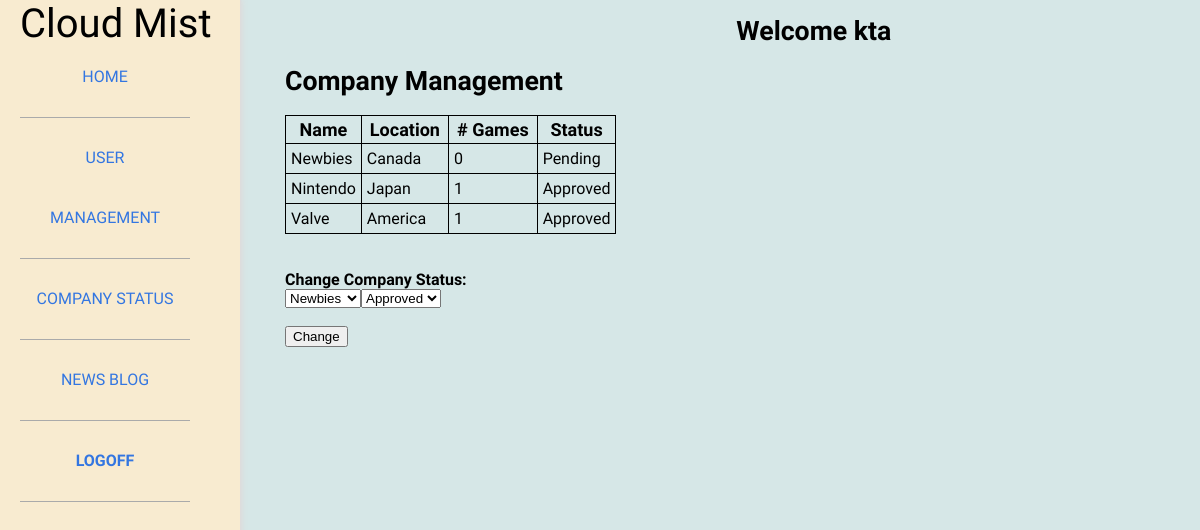
Screenshot of /CloudMistWeb/admin-frontend/admin_company.php (signed in) with the database file from the repository.
### tables this page shows
CREATE TABLE company (	c_name VARCHAR(30) NOT NULL,
						password VARCHAR(20) NOT NULL,
						location VARCHAR(30),
						a_user VARCHAR(20),
						status VARCHAR(10) NOT NULL,
						PRIMARY KEY (c_name),
						FOREIGN KEY (a_user) REFERENCES admins (a_user)
					 );

### CloudMistWeb/admin-frontend/admin_company.php (the view, shortened to what this page needs)
<?php
    function getList(){
        require '../backend/connect.php';
        $comp_list_q = "SELECT c_name, location, status "
                . "FROM company ";
        $companies = mysqli_query($conn, $comp_list_q);
        $num_games_q = "SELECT c_name, COUNT(*) "
                . "FROM GAME "
                . "GROUP BY c_name";
        $num_games = mysqli_query($conn, $num_games_q);
        if($companies -> num_rows > 0) {
            echo '<table class="admin-table"><tr>'
                    . '<th>Name</th>'
                    . '<th>Location</th>'
                    . '<th># Games</th>'
                    . '<th>Status</th>'
                . '</tr>';
            while($row = $companies -> fetch_assoc()) {
                $num = 0;
                while ($row2 = $num_games -> fetch_assoc()) {
                    if ($row2["c_name"] == $row["c_name"]) {
                        $num = $row2["COUNT(*)"];
                        break;
                    }
                }
                mysqli_data_seek($num_games, 0);
                echo "<tr><td>".$row["c_name"]."</td>"
                       . "<td>".$row["location"]."</td>"
                       . "<td>".$num."</td>"
                       . "<td>".$row["status"]."</td>";
            }
            echo "</table><br><br>";
            echo "<h3>Change Company Status: </h3>"
            . "<form method='post' action='admin_company.php'>"
            . "<select class='form-field' name='c_name'>";
            mysqli_data_seek($companies, 0);
            while ($row = $companies -> fetch_assoc()) {
                printf("<option value=%s> %s </option>", $row['c_name'], $row['c_name']);
            }
            echo "</select>";
            echo "<select class='form-field' name='status'>"
            . "<option value='Approved'>Approved</option>"
            . "<option value='Banned'>Banned</option>"
            . "</select><br><br>"
            . "<input class='form-field' type='submit' value='Change'>"
            . "</form>";
        }
        else {
            echo "There are no companies registered!";
        }
    }
?>
<!DOCTYPE html>
<html>
<head>
    <link rel="stylesheet" href="../css/stylesheet.css">
    <link rel="stylesheet" href="../css/adminstyle.css">
</head>
<body>
    <div id="sidebar">
        <div class="logo_title">Cloud Mist</div>
        <ul id="sideButton">
            <a href="admin_profile.php"><li>HOME</li></a>
            <a href="admin_user.php"><li>USER MANAGEMENT</li></a>
            <a href="admin_company.php"><li>COMPANY STATUS</li></a>
            <a href="admin_blog.php"><li>NEWS BLOG</li></a>
            <a href="admin_login.php" onclick="logoffjs()"><li id="logoff">LOGOFF</li></a>
        </ul>
    </div>
    <div class="container">
        <div class="header">
            <h1 class="username">Welcome <?php printf($_SESSION['a_user']); ?></h1>
        </div>
        <div id="content">
            <h1>Company Management</h1>
            <?php getList();
            ?>
        </div>
    </div>
</body>
</html>

### CloudMistWeb/css/stylesheet.css (style rules this page uses)
* { border-collapse:collapse; }
h1 { font-size: 20pt; font-family: 'PT Sans', sans-serif; color:#000; }
h3 { font-size: 12pt; font-family: 'PT Sans', sans-serif; color:#000; margin: 0; }
body { background: #ffffff; background: -moz-linear-gradient(left, #ffffff 0%, #ffffff 38%, #edf7f6 100%); background: -webkit-gradient(linear, left top, right top, color-stop(0%,#ffffff), color-stop(38%,#ffffff), color-stop(100%,#edf7f6)); background: -webkit-linear-gradient(left, #ffffff 0%,#ffffff 38%,#edf7f6 100%); background: -o-linear-gradient(left, #ffffff 0%,#ffffff 38%,#edf7f6 100%); background: -ms-linear-gradient(left, #ffffff 0%,#ffffff 38%,#edf7f6 100%); background: linear-gradient(to right, #ffffff 0%,#ffffff 38%,#edf7f6 100%); filter: progid:DXImageTransform.Microsoft.gradient( startColorstr='#ffffff', endColorstr='#edf7f6',GradientType=1 ); margin: auto; width: 70%; }
.logo_title { font-family: 'PT Sans', sans-serif; font-size: 40px; color:#000; width: 100%; float:left; }
.username { padding-top: 15px; color:#000; width: 65%; margin:auto; text-align: right; }
a { font-size:12pt; color:#3376E1; text-decoration:none; }
#content { display: inline-block; position: relative; width: 100%; }
#sidebar { position: fixed; top:0; bottom:0; left:0; width: 200px; height:800px; background-color:#fff; background-size:fill; padding: 0 20px 20px 20px; margin-right: 20px; border-right: 1px #ddd solid; box-shadow: 1px 0px 5px 1px #ddd; //height: 400px; }
#sidebar ul { padding: 0; margin: 0; }
#sideButton li { list-style-type: none; padding: 10px; margin: 0; font-family: 'PT Sans', sans-serif; border-bottom: 1px solid #aaa; }
#sideButton li { list-style: none; text-align: center; width: 150px; line-height: 60px; }
.container { position: relative; padding: 0 0 0 55px; margin-left: 50px; width: auto; }
#logoff { //border-left: 1px solid black; //border-right: 1px solid black; font-weight: bold; }

### CloudMistWeb/css/adminstyle.css (style rules this page uses)
body { background: #d6e7e7; }
#sidebar { background: #f8ebd0 ; }
.admin-table table, tr, th, td { border: 1px solid black; }
th { font-family: 'PT Sans', sans-serif; font-size: 18px; padding: 3px 8px; }
tr { padding: 20px 0; }
td { font-family: 'PT Sans', sans-serif; padding: 5px; }

### rows the page displays
company: c_name "Newbies", location "Canada", num "0", status "Pending"
company: c_name "Nintendo", location "Japan", num "1", status "Approved"
company: c_name "Valve", location "America", num "1", status "Approved"

### other values shown
form field c_name "Newbies"
